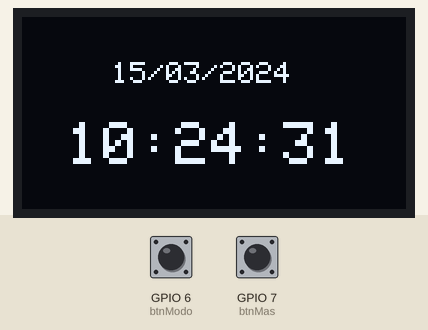
Recording of a sketch running on a simulated ESP32-C3. Parts: 128×64 one-colour display. The test bench sets the inputs (shaded band); at power-on: GPIO 6 (btnModo) HIGH, GPIO 7 (btnMas) HIGH. The local clock reads 2024-03-15 10:24:30 at power-on unless the sketch sets it; what the sketch prints to the serial monitor is not drawn.

Above: at 1.2 s.
1.3 s: GPIO 6 (btnModo) pulled LOW for 3.2 s
At 3.52 s:
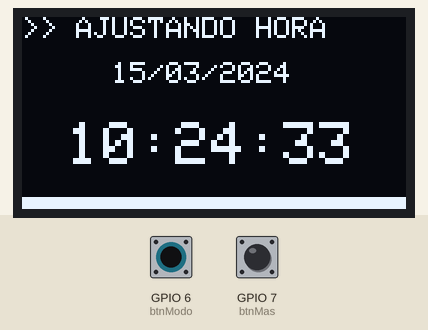
5.1 s: GPIO 6 (btnModo) pulled LOW for 0.15 s
At 5.44 s:
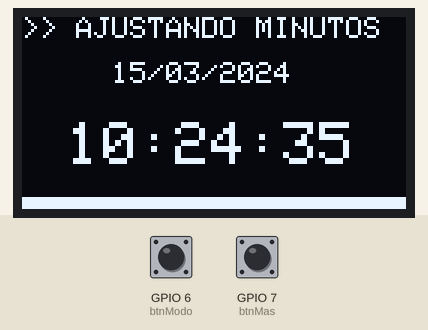
5.8 s: GPIO 6 (btnModo) pulled LOW for 1 s
At 7.04 s:
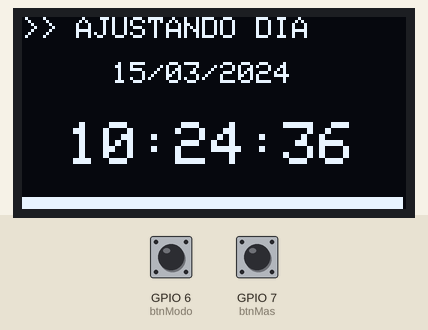
7.4 s: GPIO 6 (btnModo) pulled LOW for 0.15 s
At 8.01 s:
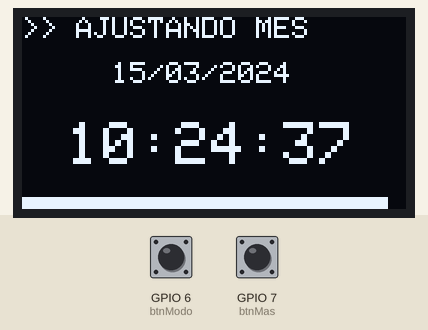
8.1 s: GPIO 6 (btnModo) pulled LOW for 0.15 s
At 8.65 s:
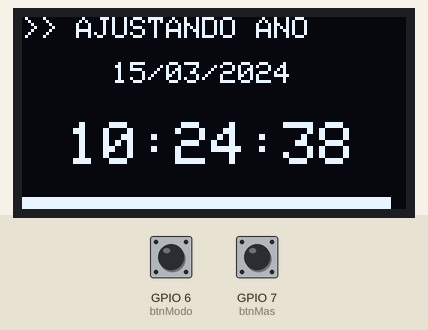
8.8 s: GPIO 7 (btnMas) pulled LOW for 0.15 s
At 9.27 s:
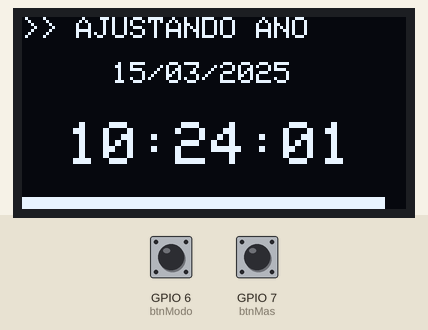
Timing chart, 0 to 10.5 s (numbered marks = the images above; inputs shaded):
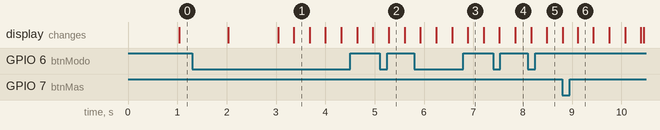

The sketch:

RTC_2_botons_usb.ino
```cpp
/*
 * ============================================================================
 * PROYECTO: Reloj Digital RTC con Interfaz OLED y Ajuste por 2 Botones / USB
 * ============================================================================
 * * DESCRIPCIÓN:
 * Este código implementa un reloj digital utilizando un módulo RTC (DS3231)
 * y una pantalla OLED (SSD1306). Permite ajustar la fecha y hora mediante:
 * * 1. Ajuste Manual (Hardware - 2 BOTONES):
 * - Pulsación larga (2 segundos) en 'Modo' para entrar al menú de ajuste.
 * - Pulsaciones cortas en 'Modo' para navegar: Hora -> Min -> Día -> Mes -> Año.
 * - Botón '+' para incrementar los valores. Al llegar al máximo, vuelven a 0 (Cíclico).
 * - Barra visual de progreso y salida automática tras 5 segundos de inactividad.
 * * 2. Ajuste por Puerto Serie (USB):
 * - Cadena con el formato: TAAAAMMDDHHMMSS (Ej: T20260327105000)
 * ============================================================================
 */
#include <Wire.h>
#include <Adafruit_GFX.h>
#include <Adafruit_SSD1306.h>
#include "RTClib.h"

#define SCREEN_WIDTH 128
#define SCREEN_HEIGHT 64
Adafruit_SSD1306 display(SCREEN_WIDTH, SCREEN_HEIGHT, &Wire, -1);
RTC_DS3231 rtc;

// --- CONFIGURACIÓN DE PINES (SISTEMA DE 2 BOTONES) ---
const int btnModo  = 6; // Cambia de campo (Hora -> Min -> Dia...) / Pulsación larga entra
const int btnMas   = 7; // Incrementa el valor de forma cíclico (bucle)
// El botón Menos (Pin 8) ha sido eliminado por restricciones de hardware

// --- PINES PARA ESP32-C3 SUPERMINI ---
const int PIN_LDR = 0;
const int LED_R = 9;
const int LED_G = 10;
const int LED_B = 20;
const int BUZZER = 5;
const int PIN_SDA = 3;
const int PIN_SCL = 4;

// --- MÁQUINA DE ESTADOS ---
enum EstadoAjuste { NORMAL, AJUSTE_HORA, AJUSTE_MIN, AJUSTE_DIA, AJUSTE_MES, AJUSTE_ANO };
EstadoAjuste estadoActual = NORMAL;

unsigned long ultimoToqueBoton = 0;
int ultimoSegundoSerial = -1;
const unsigned long TIMEOUT_AJUSTE = 5000; // 5 segundos de inactividad para salir

// --- VARIABLES PARA PULSACIÓN LARGA ---
bool estadoAnteriorModo = HIGH;
unsigned long tiempoInicioModo = 0;
const unsigned long TIEMPO_PULSACION_LARGA = 2000;
bool modoProcesadoLargo = false;

void setup() {
  Serial.begin(9600);
  pinMode(btnModo, INPUT_PULLUP);
  pinMode(btnMas, INPUT_PULLUP);

  Wire.begin(PIN_SDA, PIN_SCL);

  if(!display.begin(SSD1306_SWITCHCAPVCC, 0x3C)) for(;;);
  display.clearDisplay();
  display.setTextColor(WHITE);

  if (!rtc.begin()) while (1);
  if (rtc.lostPower()) {
    rtc.adjust(DateTime(F(__DATE__), F(__TIME__)));
  }
}

void loop() {
  DateTime ahora = rtc.now();

  // --- 1. LÓGICA DEL BOTÓN MODO (Pulsación Larga vs Corta) ---
  bool estadoActualModo = digitalRead(btnModo);

  if (estadoActualModo == LOW && estadoAnteriorModo == HIGH) {
    // Flanco de bajada: Empezamos a pulsar el botón
    tiempoInicioModo = millis();
    modoProcesadoLargo = false;
  }

  if (estadoActualModo == LOW) {
    // El botón se mantiene pulsado
    if (estadoActual == NORMAL) {
      if (!modoProcesadoLargo && (millis() - tiempoInicioModo >= TIEMPO_PULSACION_LARGA)) {
        estadoActual = AJUSTE_HORA;
        ultimoToqueBoton = millis();
        modoProcesadoLargo = true;
        Serial.println(F("\n>>> MODO AJUSTE ACTIVADO <<<"));
      }
    }
  } else if (estadoActualModo == HIGH && estadoAnteriorModo == LOW) {
    // Flanco de subida: Soltamos el botón
    if (estadoActual != NORMAL && !modoProcesadoLargo) {
      // Clic corto: pasamos al siguiente parámetro
      estadoActual = static_cast<EstadoAjuste>((estadoActual + 1) % 6);
      ultimoToqueBoton = millis();
      if (estadoActual == NORMAL) {
         Serial.println(F(">>> MODO AJUSTE FINALIZADO (SALIDA MANUAL) <<<\n"));
      }
    }
  }
  estadoAnteriorModo = estadoActualModo;

  // --- 2. TIMEOUT DE INACTIVIDAD ---
  if (estadoActual != NORMAL && (millis() - ultimoToqueBoton >= TIMEOUT_AJUSTE)) {
    estadoActual = NORMAL;
    Serial.println(F(">>> MODO AJUSTE FINALIZADO (INACTIVIDAD) <<<\n"));
  }

  // --- 3. LÓGICA DEL BOTÓN + (Ajuste de valores por incremento cíclico) ---
  if (estadoActual != NORMAL) {
    bool btnMasPresionado = (digitalRead(btnMas) == LOW);

    if (btnMasPresionado) {
      int y = ahora.year(), m = ahora.month(), d = ahora.day();
      int h = ahora.hour(), mi = ahora.minute();

      if (estadoActual == AJUSTE_HORA) {
        h = (h + 1) % 24; // De 23 pasa a 00 automáticamente
      }
      else if (estadoActual == AJUSTE_MIN) {
        mi = (mi + 1) % 60; // De 59 pasa a 00 automáticamente
      }
      else if (estadoActual == AJUSTE_DIA) {
        // Incrementa el día. Al usar TimeSpan, RTClib maneja correctamente los fines de mes.
        DateTime nuevaFecha = ahora + TimeSpan(1,0,0,0);
        y = nuevaFecha.year(); m = nuevaFecha.month(); d = nuevaFecha.day();
      }
      else if (estadoActual == AJUSTE_MES) {
        m = (m == 12) ? 1 : m + 1; // De 12 pasa a 1 automáticamente
      }
      else if (estadoActual == AJUSTE_ANO) {
        y = y + 1;
        if (y > 2036) y = 2026; // Si se pasa del 2036, regresa al año base 2026
      }

      rtc.adjust(DateTime(y, m, d, h, mi, 0));
      ultimoToqueBoton = millis(); // Resetea el tiempo de inactividad
      ahora = rtc.now();
      delay(220); // Anti-rebot de software ligeramente aumentado para pulsaciones cómodas
    }
  }

  // --- 4. SINCRONIZACIÓN USB ---
  if (Serial.available() >= 15) {
    if (Serial.read() == 'T') {
      char buffer[15];
      Serial.readBytes(buffer, 14);
      buffer[14] = '\0';

      int y  = (String(buffer).substring(0, 4)).toInt();
      int m  = (String(buffer).substring(4, 6)).toInt();
      int d  = (String(buffer).substring(6, 8)).toInt();
      int h  = (String(buffer).substring(8, 10)).toInt();
      int mi = (String(buffer).substring(10, 12)).toInt();
      int s  = (String(buffer).substring(12, 14)).toInt();

      rtc.adjust(DateTime(y, m, d, h, mi, s));
      Serial.print(F("Nueva hora grabada por USB: "));
      Serial.println(buffer);
    }
  }

  // --- 5. REFRESCO DE PANTALLA Y PUERTO SERIE ---
  if (ahora.second() != ultimoSegundoSerial) {
    imprimirSerial(ahora);
    ultimoSegundoSerial = ahora.second();
  }
  dibujarOLED(ahora);
}

void imprimirSerial(DateTime t) {
  char buffer[25];
  sprintf(buffer, "%02d/%02d/%04d %02d:%02d:%02d", t.day(), t.month(), t.year(), t.hour(), t.minute(), t.second());
  Serial.println(buffer);
}

void dibujarOLED(DateTime t) {
  display.clearDisplay();

  // --- CABECERA DE ESTADO ---
  display.setTextSize(1);
  display.setCursor(0, 0);
  switch(estadoActual) {
    case NORMAL:
      break;
    case AJUSTE_HORA: display.print(F(">> AJUSTANDO HORA")); break;
    case AJUSTE_MIN:  display.print(F(">> AJUSTANDO MINUTOS")); break;
    case AJUSTE_DIA:  display.print(F(">> AJUSTANDO DIA")); break;
    case AJUSTE_MES:  display.print(F(">> AJUSTANDO MES")); break;
    case AJUSTE_ANO:  display.print(F(">> AJUSTANDO ANO")); break;
  }

  // --- DIBUJAR FECHA ---
  display.setCursor(30, 15);
  char dateBuf[11];
  sprintf(dateBuf, "%02d/%02d/%04d", t.day(), t.month(), t.year());
  display.print(dateBuf);

  // --- DIBUJAR HORA ---
  display.setTextSize(2);
  display.setCursor(15, 35);
  char timeBuf[9];
  sprintf(timeBuf, "%02d:%02d:%02d", t.hour(), t.minute(), t.second());
  display.print(timeBuf);

  // --- BARRA INFERIOR DE TIMEOUT ---
  if (estadoActual != NORMAL) {
    int barWidth = map(millis() - ultimoToqueBoton, 0, TIMEOUT_AJUSTE, 128, 0);
    display.fillRect(0, 60, barWidth, 4, WHITE);
  }

  display.display();
}
```

Measured:
- after the input at 1.3 s, the display: first differs from a run without the input after 2.1 s (image 1)
- after the input at 5.1 s, the display: changes after 0.19 s (image 2)
- after the input at 5.8 s, the display: first differs from a run without the input after 1.1 s (image 3)
- after the input at 7.4 s, the display: first differs from a run without the input after 0.45 s (image 4)
- after the input at 8.1 s, the display: first differs from a run without the input after 0.39 s (image 5)
